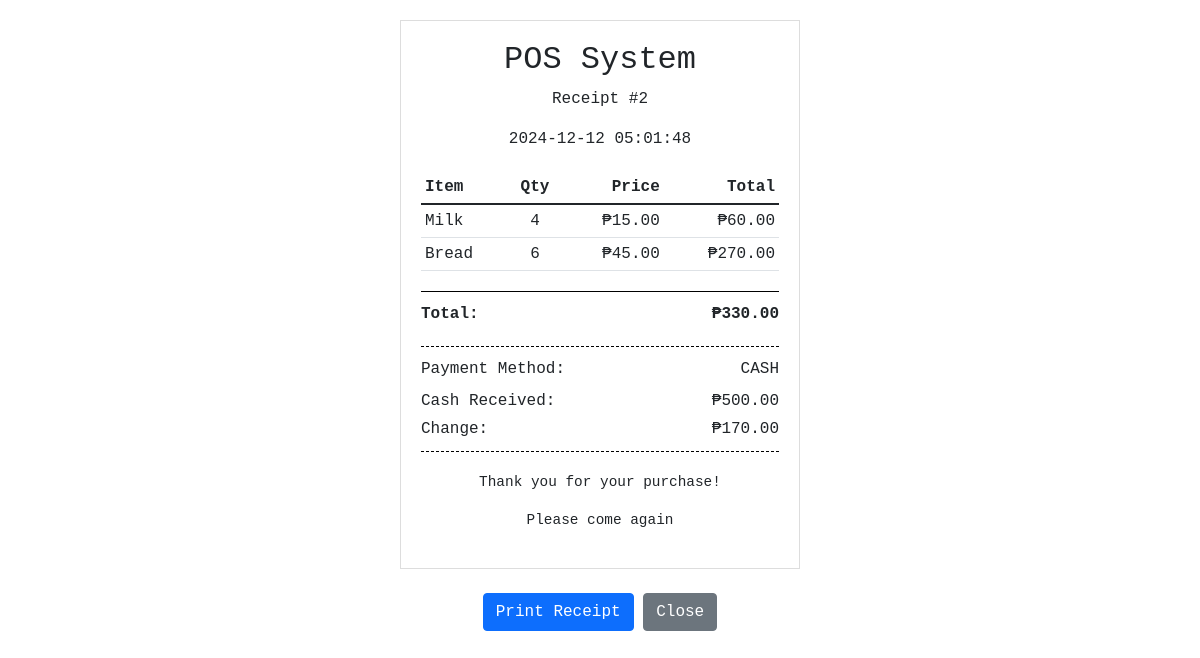
Screenshot of /receipt/2 (signed in) with the database file from the repository.
### app.py (models this page shows, shortened)
class Sale(db.Model):
    id = db.Column(db.Integer, primary_key=True)
    date = db.Column(db.DateTime, nullable=False, default=datetime.utcnow)
    total = db.Column(db.Float, nullable=False)
    payment_method = db.Column(db.String(20), nullable=False)  # 'CASH', 'E-WALLET', 'CREDIT_CARD'
    cash_received = db.Column(db.Float, nullable=True)  # Only for cash payments
    change_amount = db.Column(db.Float, nullable=True)  # Only for cash payments
    is_refunded = db.Column(db.Boolean, default=False)
    refund_date = db.Column(db.DateTime, nullable=True)
    refund_reason = db.Column(db.String(200), nullable=True)
    user_id = db.Column(db.Integer, db.ForeignKey('user.id', ondelete='CASCADE'), nullable=False)
    items = db.relationship('SaleItem', backref='sale', lazy=True, cascade="all, delete-orphan")

class Product(db.Model):
    id = db.Column(db.Integer, primary_key=True)
    name = db.Column(db.String(100), nullable=False)
    price = db.Column(db.Float, nullable=False)
    stock = db.Column(db.Integer, nullable=False)
    category_id = db.Column(db.Integer, db.ForeignKey('category.id', ondelete='SET NULL'), nullable=True)
    user_id = db.Column(db.Integer, db.ForeignKey('user.id', ondelete='CASCADE'), nullable=False)

class SaleItem(db.Model):
    id = db.Column(db.Integer, primary_key=True)
    sale_id = db.Column(db.Integer, db.ForeignKey('sale.id', ondelete='CASCADE'), nullable=False)
    product_id = db.Column(db.Integer, db.ForeignKey('product.id', ondelete='SET NULL'), nullable=False)
    quantity = db.Column(db.Integer, nullable=False)
    price = db.Column(db.Float, nullable=False)

### app.py (the view)
@app.route('/receipt/<int:sale_id>')
def receipt(sale_id):
    if 'user_id' not in session:
        return redirect(url_for('login'))
    sale = Sale.query.get_or_404(sale_id)
    items = SaleItem.query.filter_by(sale_id=sale.id).all()
    sale_items = []
    for item in items:
        product = Product.query.get(item.product_id)
        sale_items.append({
            'product_name': product.name,
            'quantity': item.quantity,
            'price': item.price,
            'total': item.quantity * item.price
        })
    return render_template('receipt.html',
                         sale=sale,
                         items=sale_items,
                         total=sale.total)

### templates/receipt.html (shortened to what this page needs)
<!DOCTYPE html>
<html lang="en">
<head>
    <link href="https://cdn.jsdelivr.net/npm/bootstrap@5.1.3/dist/css/bootstrap.min.css" rel="stylesheet">
</head>
<body>
    <div class="receipt">
        <div class="receipt-header">
            <h2>POS System</h2>
            <p>Receipt #{{ sale.id }}</p>
            <p>{{ sale.date.strftime('%Y-%m-%d %H:%M:%S') }}</p>
        </div>
        <div class="receipt-items">
            <table class="table table-sm">
                <thead>
                    <tr>
                        <th>Item</th>
                        <th class="text-center">Qty</th>
                        <th class="text-end">Price</th>
                        <th class="text-end">Total</th>
                    </tr>
                </thead>
                <tbody>
                    {% for item in items %}
                    <tr>
                        <td>{{ item.product_name }}</td>
                        <td class="text-center">{{ item.quantity }}</td>
                        <td class="text-end">₱{{ "%.2f"|format(item.price) }}</td>
                        <td class="text-end">₱{{ "%.2f"|format(item.total) }}</td>
                    </tr>
                    {% endfor %}
                </tbody>
            </table>
        </div>
        <div class="receipt-total">
            <div class="d-flex justify-content-between">
                <strong>Total:</strong>
                <strong>₱{{ "%.2f"|format(total) }}</strong>
            </div>
        </div>
        <div class="receipt-payment">
            <div class="d-flex justify-content-between mb-2">
                <span>Payment Method:</span>
                <span>{{ sale.payment_method }}</span>
            </div>
            {% if sale.payment_method == 'CASH' %}
            <div class="d-flex justify-content-between mb-1">
                <span>Cash Received:</span>
                <span>₱{{ "%.2f"|format(sale.cash_received) }}</span>
            </div>
            <div class="d-flex justify-content-between">
                <span>Change:</span>
                <span>₱{{ "%.2f"|format(sale.change_amount) }}</span>
            </div>
            {% endif %}
        </div>
        <div class="receipt-footer">
            <p>Thank you for your purchase!</p>
            <p>Please come again</p>
        </div>
    </div>
    <div class="text-center mt-4 no-print">
        <button onclick="window.print()" class="btn btn-primary">
             Print Receipt
        </button>
        <button onclick="window.close()" class="btn btn-secondary">
            Close
        </button>
    </div>
</body>
</html>

### templates/receipt.html (style rules this page uses)
body { font-family: 'Courier New', Courier, monospace; padding: 20px; }
.receipt { max-width: 400px; margin: 0 auto; padding: 20px; border: 1px solid #ddd; }
.receipt-header { text-align: center; margin-bottom: 20px; }
.receipt-items { margin: 20px 0; }
.receipt-total { border-top: 1px solid #000; margin-top: 10px; padding-top: 10px; }
.receipt-payment { margin: 20px 0; padding: 10px 0; border-top: 1px dashed #000; border-bottom: 1px dashed #000; }
.receipt-footer { text-align: center; margin-top: 20px; font-size: 0.9em; }

### rows the page displays
Sale: id "2", date "2024-12-12 05:01:48", total "330.00", payment_method "CASH", cash_received "500.00", change_amount "170.00"
Product: product_name "Milk"
SaleItem: price "15.00"
Product: product_name "Bread"
SaleItem: price "45.00"

### other values shown
{{ item.quantity }} "4" "6"
{{ "%.2f"|format(item.total) }} "60.00" "270.00"
